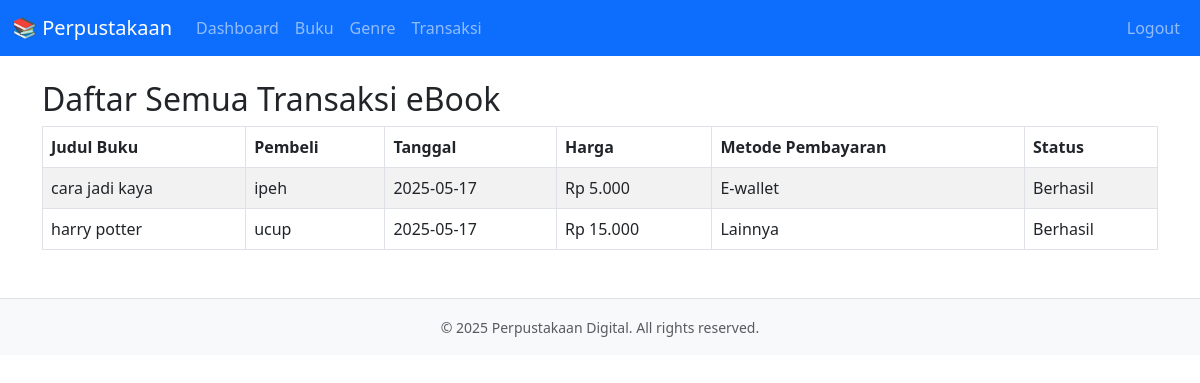
The page /public/admin_transaksi.php (signed in) on the database its author committed.
### tables this page shows
CREATE TABLE `transaksi_ebook` (
  `id_transaksi` int(11) NOT NULL,
  `user_id` int(11) NOT NULL,
  `ebook_id` int(11) NOT NULL,
  `tanggal_pembelian` date NOT NULL DEFAULT curdate(),
  `harga` decimal(10,2) NOT NULL,
  `metode_pembayaran` enum('transfer','e-wallet','kartu kredit','lainnya') NOT NULL,
  `status` enum('berhasil','gagal','pending') DEFAULT 'berhasil'
);

CREATE TABLE `books` (
  `id_book` int(11) NOT NULL,
  `title` varchar(255) NOT NULL,
  `author` varchar(255) NOT NULL,
  `category` varchar(255) DEFAULT NULL,
  `year` int(11) DEFAULT NULL,
  `harga` decimal(10,2) DEFAULT NULL,
  `id_genre` int(11) DEFAULT NULL,
  `description` text DEFAULT NULL
);

CREATE TABLE `users` (
  `id` int(11) NOT NULL,
  `username` varchar(100) DEFAULT NULL,
  `password` varchar(255) DEFAULT NULL,
  `role` enum('admin','user') NOT NULL DEFAULT 'user'
);

### public/admin_transaksi.php (the view, shortened to what this page needs)
<?php
include '../config/db.php';
include '../views/header.php';
$sql = "
    SELECT t.*, b.title, u.username
    FROM transaksi_ebook t
    JOIN books b ON t.ebook_id = b.id_book
    JOIN users u ON t.user_id = u.id
    ORDER BY t.tanggal_pembelian DESC
";
$transaksi = $pdo->query($sql)->fetchAll();
?>
<h2>Daftar Semua Transaksi eBook</h2>
<table class="table table-bordered table-striped">
    <thead>
        <tr>
            <th>Judul Buku</th>
            <th>Pembeli</th>
            <th>Tanggal</th>
            <th>Harga</th>
            <th>Metode Pembayaran</th>
            <th>Status</th>
        </tr>
    </thead>
    <tbody>
        <?php foreach ($transaksi as $t): ?>
            <tr>
                <td><?= htmlspecialchars($t['title']) ?></td>
                <td><?= htmlspecialchars($t['username']) ?></td>
                <td><?= $t['tanggal_pembelian'] ?></td>
                <td>Rp <?= number_format($t['harga'], 0, ',', '.') ?></td>
                <td><?= ucfirst($t['metode_pembayaran']) ?></td>
                <td><?= ucfirst($t['status']) ?></td>
            </tr>
        <?php endforeach; ?>
    </tbody>
</table>
<?php include '../views/footer.php'; ?>

### views/header.php (shortened to what this page needs)
<?php
$userRole = $_SESSION['role'] ?? null;
?>
<!DOCTYPE html>
<html lang="id">
<head>
    <link rel="stylesheet" href="https://cdn.jsdelivr.net/npm/bootstrap@5.3.0/dist/css/bootstrap.min.css">
</head>
<body>
    <nav class="navbar navbar-expand-lg navbar-dark bg-primary">
        <div class="container-fluid">
            <a class="navbar-brand" href="#">
                📚 Perpustakaan
            </a>
            <div class="collapse navbar-collapse" id="navbarNav">
                <ul class="navbar-nav me-auto">
                    <?php if ($userRole === 'admin'): ?>
                        <li class="nav-item">
                            <a class="nav-link" href="/ebook/public/dashboard.php">Dashboard</a>
                        </li>
                        <li class="nav-item">
                            <a class="nav-link" href="/ebook/public/daftar_buku.php">Buku</a>
                        </li>
                        <li class="nav-item">
                            <a class="nav-link" href="/ebook/public/genres.php">Genre</a>
                        </li>
                        <li class="nav-item">
                            <a class="nav-link" href="/ebook/public/admin_transaksi.php">Transaksi</a>
                        </li>
                    <?php endif; ?>
                </ul>
                <ul class="navbar-nav">
                    <?php if (isset($_SESSION['user_id'])): ?>
                        <li class="nav-item">
                            <a class="nav-link" href="/ebook/public/logout.php">Logout</a>
                        </li>
                    <?php else: ?>
                        <li class="nav-item">
                            <a class="nav-link" href="/ebook/public/login.php">Login</a>
                        </li>
                    <?php endif; ?>
                </ul>
            </div>
        </div>
    </nav>
    <div class="container mt-4">

### views/footer.php (shortened to what this page needs)
</div>
<footer class="bg-light text-center text-muted mt-5 py-3 border-top">
    <div class="container">
        <small>&copy; <?= date('Y') ?> Perpustakaan Digital. All rights reserved.</small>
    </div>
</footer>
</body>
</html>

### rows shown on the page
transaksi_ebook: ebook.title "cara jadi kaya", user.username "ipeh", tanggal_pembelian "2025-05-17", harga "5.000", metode_pembayaran "E-wallet", status "Berhasil"
transaksi_ebook: ebook.title "harry potter", user.username "ucup", tanggal_pembelian "2025-05-17", harga "15.000", metode_pembayaran "Lainnya", status "Berhasil"
